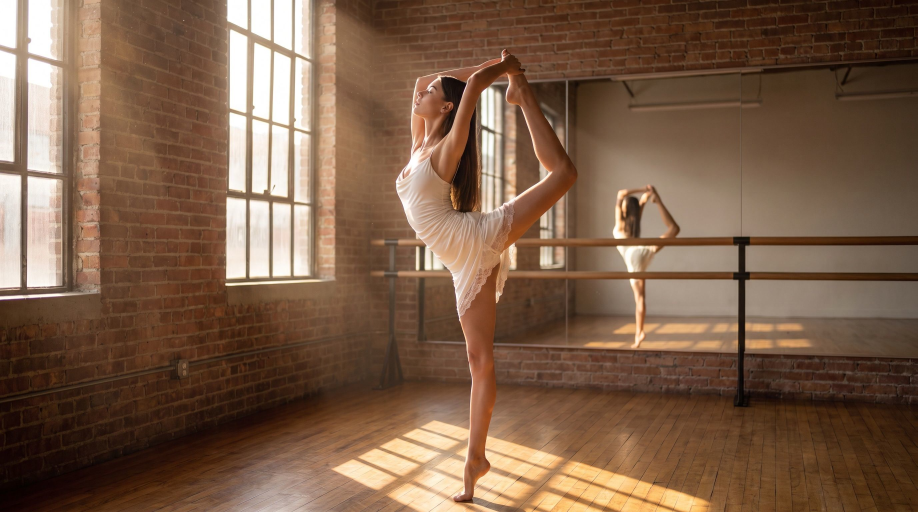
#> input picture ref/wallpaper-2k.jpg, 2752 x 1536 px (shown at 1/3 size)
$ python make_masks.py
#> lines starting #> are read from the running program, lines starting #| are printed output that depends on the picture
#!/usr/bin/env python3
"""
Derive the Golden Hour Studio wallpaper masks from the 2k reference photo.

Usage:
    uv run --with pillow --with numpy python tools/make_masks.py [--width 1920] [--height 1080]

Produces (in studio/assets/):
    base.jpg            resized copy of the source photo, high quality
    light.png            single-channel mask: beams / haze / bright warm light
    floor.png            single-channel mask: lower floor band, weighted by wood highlights
    windows.png           single-channel mask: window glass area (top-left), for night tint
    air.png              single-channel mask: wide soft "lit air volume" between the windows
                         and her -- broader/lower-threshold than light.png, for dust motes
                         to drift through (motion-2x pass, BRIEF-3)
    masks-preview.png     contact sheet of base + the four masks, for a quick sanity look

Everything is derived heuristically from luminance, saturation and position in the
source photo -- no manual masking/painting. Code is resolution-agnostic: pass
--width/--height to regenerate at 2k (2752x1536) or any other size; the source
2k image is always used so downsampling quality stays high.
"""
import argparse
from pathlib import Path

import numpy as np
from PIL import Image, ImageFilter

ROOT = Path(__file__).resolve().parent.parent
SRC = ROOT / "ref" / "wallpaper-2k.jpg"
OUT_DIR = ROOT / "studio" / "assets"


def smoothstep(x, edge0, edge1):
    t = np.clip((x - edge0) / (edge1 - edge0), 0.0, 1.0)
    return t * t * (3.0 - 2.0 * t)


def to_gray_u8(arr01):
    return (np.clip(arr01, 0.0, 1.0) * 255.0 + 0.5).astype(np.uint8)


def blur(img_u8, radius_px):
    if radius_px <= 0:
        return img_u8
    im = Image.fromarray(img_u8, mode="L")
    im = im.filter(ImageFilter.GaussianBlur(radius=radius_px))
    return np.asarray(im)


def stats(name, arr01):
    print(f"  {name:10s} min={arr01.min():.3f} max={arr01.max():.3f} "
          f"mean={arr01.mean():.3f} std={arr01.std():.3f}")


def make_masks(width: int, height: int):
#> called with width = 1920, height = 1080
    print(f"Loading {SRC} ...")
    src = Image.open(SRC).convert("RGB")
#> src is the input picture: PIL image 2752x1536 RGB; mean R, G, B 124, 94.7, 73
    print(f"  source size: {src.size}")
#|   source size: (2752, 1536)

    # High-quality resize (Lanczos) down to the target render resolution.
    base = src.resize((width, height), Image.LANCZOS)

    a = np.asarray(base).astype(np.float32) / 255.0
    H, W, _ = a.shape
#> H = 1080; W = 1920
    r, g, b = a[..., 0], a[..., 1], a[..., 2]

    lum = 0.299 * r + 0.587 * g + 0.114 * b
    mx = a.max(axis=-1)
    mn = a.min(axis=-1)
    sat = np.where(mx > 1e-6, (mx - mn) / np.maximum(mx, 1e-6), 0.0)
    warm = np.clip(r - b, 0.0, 1.0)  # amber/orange bias
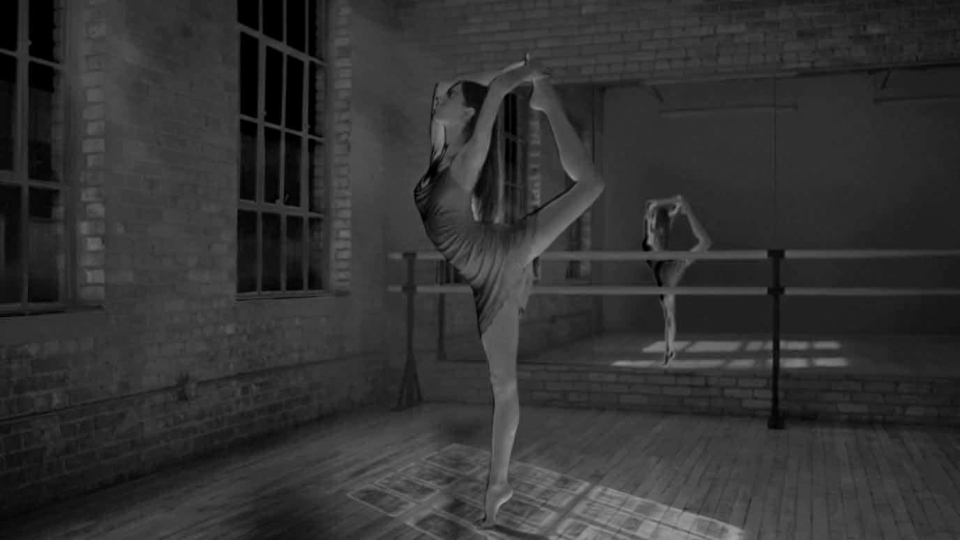
#> warm: shape (1080, 1920) float32 (shown at 1/2 size); min 0, max 0.639, mean 0.2

    yy, xx = np.mgrid[0:H, 0:W].astype(np.float32)
    nx = xx / (W - 1)  # 0..1 left->right
    ny = yy / (H - 1)  # 0..1 top->bottom

    # ------------------------------------------------------------------
    # light.png -- beams, haze, bright warm light. The photo's own bright
    # areas (windows, hazy air, sunlit floor patches) ARE the light source,
    # so this is mostly a smooth luminance threshold with a slight warmth
    # boost, blurred generously to turn hard highlights into soft volumes.
    # ------------------------------------------------------------------
    light_raw = smoothstep(lum, 0.42, 0.88)
    light_raw = light_raw * (0.75 + 0.25 * warm / max(warm.max(), 1e-6))
    light_raw = np.clip(light_raw, 0.0, 1.0)
    light_u8 = blur(to_gray_u8(light_raw), radius_px=max(W, H) * 0.012)
    # re-blur once more, larger, for the soft volumetric haze component,
    # and blend it under the sharper pass so beams keep a defined core.
    light_u8_wide = blur(to_gray_u8(light_raw), radius_px=max(W, H) * 0.035)
    light_u8 = to_gray_u8(
        0.65 * (light_u8.astype(np.float32) / 255.0)
        + 0.35 * (light_u8_wide.astype(np.float32) / 255.0)
    )

    # ------------------------------------------------------------------
    # floor.png -- lower floor band, weighted toward existing wood
    # highlights/reflections, for the sheen shimmer effect.
    # ------------------------------------------------------------------
    floor_band = smoothstep(ny, 0.56, 0.68)  # ramps in starting ~56% down
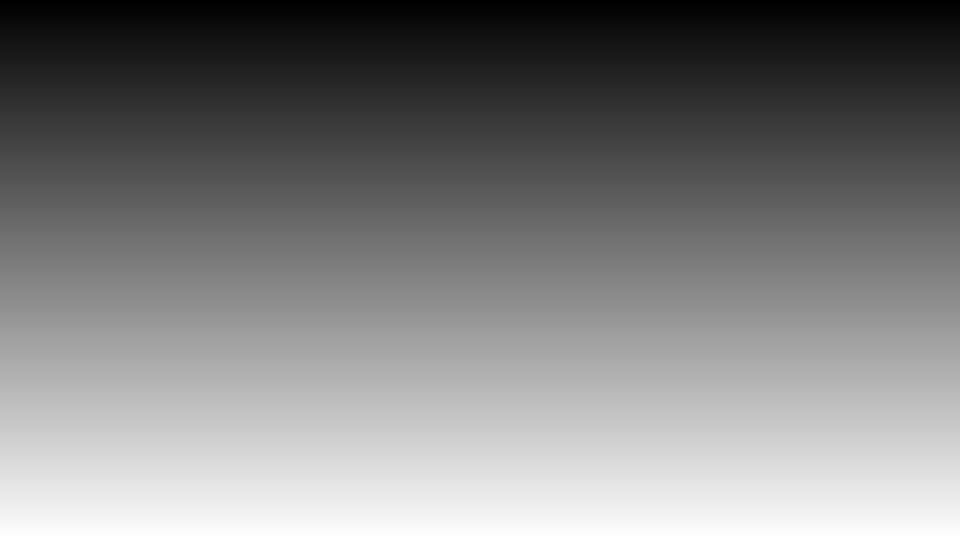
#> ny: shape (1080, 1920) float32 (shown at 1/2 size); min 0, max 1, mean 0.5
    floor_highlight = smoothstep(lum, 0.22, 0.6)
    floor_raw = floor_band * floor_highlight
    floor_u8 = blur(to_gray_u8(floor_raw), radius_px=max(W, H) * 0.006)

    # ------------------------------------------------------------------
    # windows.png -- window glass, top-left. Glass here is blown out:
    # high luminance AND low saturation (near-white), restricted to the
    # region where the windows actually sit.
    # ------------------------------------------------------------------
    region = smoothstep(nx, 0.46, 0.22) * smoothstep(ny, 0.72, 0.40)
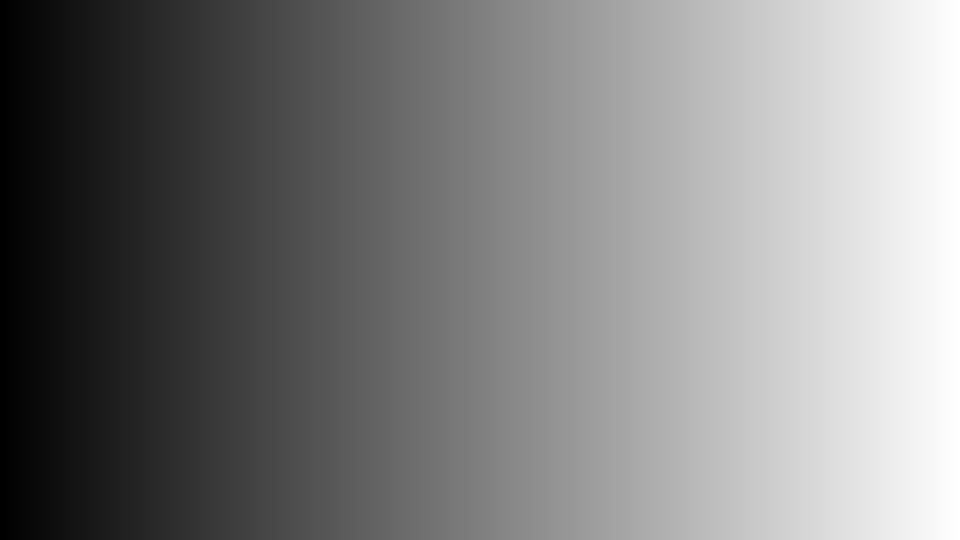
#> nx: shape (1080, 1920) float32 (shown at 1/2 size); min 0, max 1, mean 0.5
    glass = smoothstep(lum, 0.45, 0.85) * (1.0 - smoothstep(sat, 0.12, 0.42))
    windows_raw = np.clip(region * glass, 0.0, 1.0)
    windows_u8 = blur(to_gray_u8(windows_raw), radius_px=max(W, H) * 0.01)

    # ------------------------------------------------------------------
    # air.png -- a much wider, softer version of "where the light reaches"
    # than light.png: a low luminance threshold (so midtones count as air,
    # not just hot highlights) times a gentle left-weighted position
    # falloff (the windows/dancer side of the room), blurred very wide.
    # This is NOT a brightness mask -- it is a volume mask, so dust motes
    # can drift through the whole sunlit side of the room, not just the
    # tight beam cores, while still reading as "this is where the light
    # is" rather than snow everywhere (BRIEF-3 motion-2x pass).
    # ------------------------------------------------------------------
    air_lum = smoothstep(lum, 0.16, 0.58)
#> in smoothstep (call 8), `t = np.clip((x - edge0) / (edge1 - edge0), 0.0, 1.0)`:
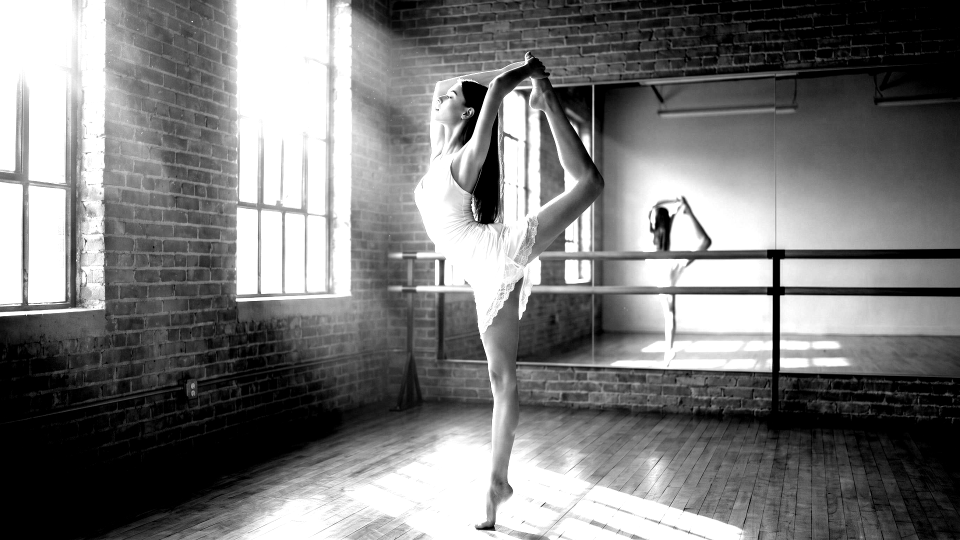
#> t: shape (1080, 1920) float32 (shown at 1/2 size); min 0, max 1, mean 0.482
    air_pos = smoothstep(nx, 1.05, -0.10)  # near-full width, gently fading at the far right
    air_raw = np.clip(0.30 + 0.70 * air_lum, 0.0, 1.0) * (0.55 + 0.45 * air_pos)
    air_u8 = blur(to_gray_u8(air_raw), radius_px=max(W, H) * 0.05)
#> in blur (call 5), `im = im.filter(ImageFilter.GaussianBlur(radius=radius_px))`:
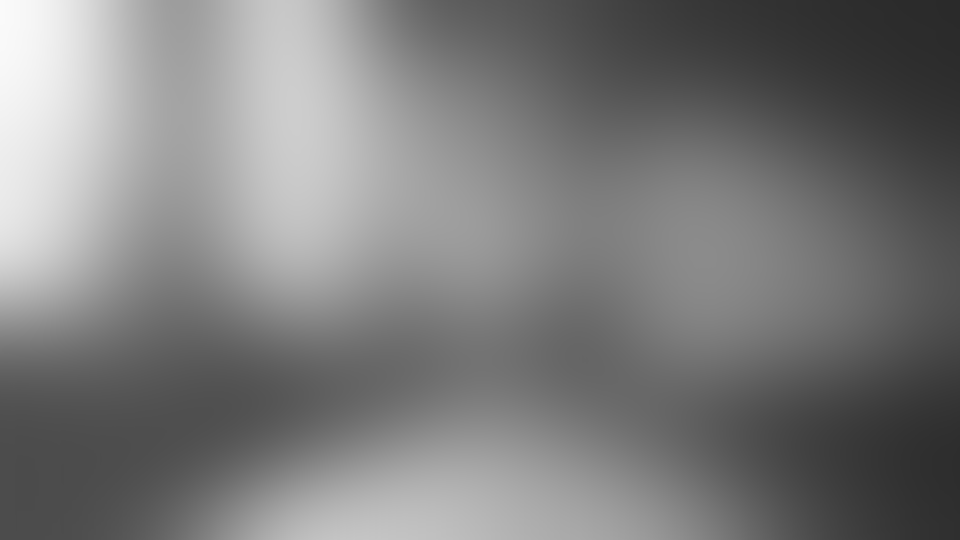
#> im: PIL image 1920x1080 L (shown at 1/2 size); min 42, max 250, mean 123.5

    print("Mask stats:")
    stats("lum", lum)
#|   lum        min=0.007 max=1.000 mean=0.396 std=0.230
    stats("sat", sat)
#|   sat        min=0.000 max=1.000 mean=0.486 std=0.199
    stats("light", light_u8.astype(np.float32) / 255.0)
#|   light      min=0.000 max=0.737 mean=0.129 std=0.187
    stats("floor", floor_u8.astype(np.float32) / 255.0)
#|   floor      min=0.000 max=1.000 mean=0.102 std=0.248
    stats("windows", windows_u8.astype(np.float32) / 255.0)
#|   windows    min=0.000 max=0.984 mean=0.057 std=0.174
    stats("air", air_u8.astype(np.float32) / 255.0)
#|   air        min=0.165 max=0.980 mean=0.484 std=0.183

    OUT_DIR.mkdir(parents=True, exist_ok=True)
    base.save(OUT_DIR / "base.jpg", quality=95, subsampling=0)
    Image.fromarray(light_u8, mode="L").save(OUT_DIR / "light.png")
    Image.fromarray(floor_u8, mode="L").save(OUT_DIR / "floor.png")
    Image.fromarray(windows_u8, mode="L").save(OUT_DIR / "windows.png")
    Image.fromarray(air_u8, mode="L").save(OUT_DIR / "air.png")
    print(f"Wrote base.jpg, light.png, floor.png, windows.png, air.png to {OUT_DIR}")

    # Contact sheet: base + the four masks (as RGB previews), 3x2.
    thumb_w = 480
    thumb_h = int(thumb_w * H / W)
#> thumb_h = 270

    def thumb_rgb(img):
        return img.resize((thumb_w, thumb_h), Image.LANCZOS)

    sheet = Image.new("RGB", (thumb_w * 3, thumb_h * 2), "black")
#> sheet: PIL image 1440x540 RGB; every value is 0
    sheet.paste(thumb_rgb(base), (0, 0))
    sheet.paste(thumb_rgb(Image.fromarray(light_u8).convert("RGB")), (thumb_w, 0))
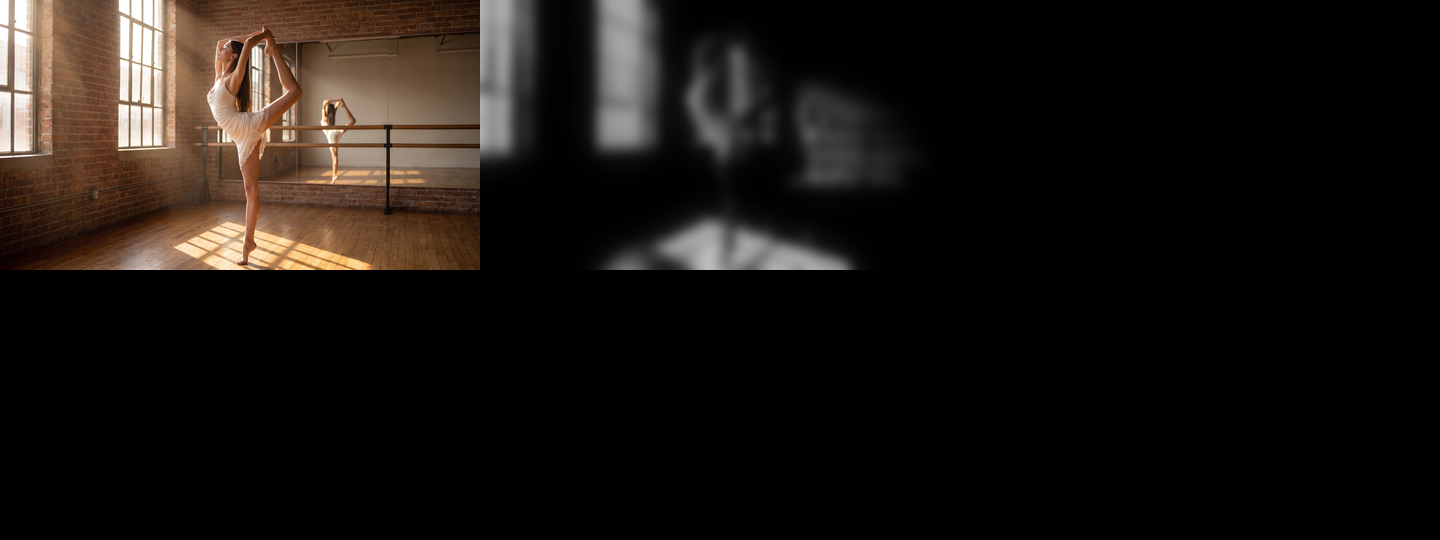
#> sheet: PIL image 1440x540 RGB; mean R, G, B 26.2, 21.3, 17.7
    sheet.paste(thumb_rgb(Image.fromarray(floor_u8).convert("RGB")), (thumb_w * 2, 0))
#> in thumb_rgb (call 3), `return img.resize((thumb_w, thumb_h), Image.LANCZOS)`:
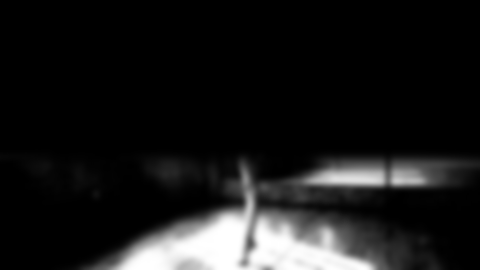
#> returned value: PIL image 480x270 RGB; min 0, max 255, mean 26.1
    sheet.paste(thumb_rgb(Image.fromarray(windows_u8).convert("RGB")), (0, thumb_h))
    sheet.paste(thumb_rgb(Image.fromarray(air_u8).convert("RGB")), (thumb_w, thumb_h))
    sheet.save(OUT_DIR / "masks-preview.png")
    print(f"Wrote masks-preview.png (base | light | floor / windows | air | -)")


def main():
    ap = argparse.ArgumentParser()
    ap.add_argument("--width", type=int, default=1920)
    ap.add_argument("--height", type=int, default=1080)
    args = ap.parse_args()
    make_masks(args.width, args.height)


if __name__ == "__main__":
    main()
